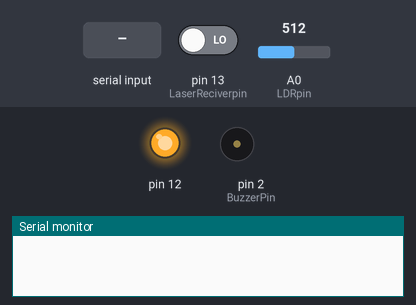
This sketch was run on a simulated Arduino Uno, built with avr-gcc and run on an emulated ATmega328P. Shown: output pins drawn as LEDs (lit = HIGH), buzzer (waves = sounding), the last lines printed to the serial monitor. Inputs (shaded band) come from the test bench; at power-on: pin 13 (LaserReciverpin) LOW, A0 (LDRpin) = 512.

Above: at 1.2 s.
1.3 s: "T" received over Serial
At 2.5 s:
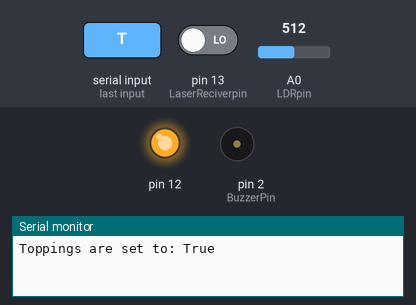
2.8 s: "F" received over Serial
At 3.6 s:
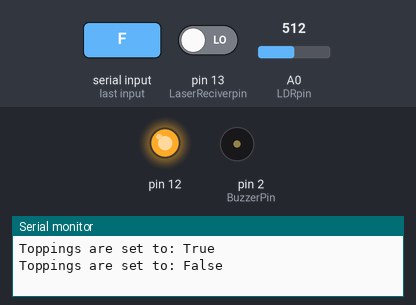
4.3 s: "S" received over Serial
At 4.8 s:
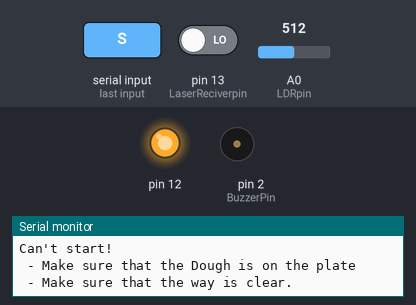
Timing chart, 0 to 7.3 s (numbered marks = the images above; inputs shaded):
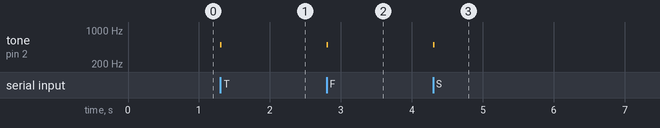

The sketch:

Master.ino
```cpp
/*
   ╔═════════════════════════╗
   ║Category: School Project ║
   ║File Name: Master        ║
   ║Programmer: Noam Cohen   ║
   ║Date: 27/5/2021          ║
   ╚═════════════════════════╝
*/

#include <Arduino.h>

// Bluetooth Assets
char val;
//==================

// LDR Assets
#define LDRpin A0
int maxLight = 500;
int LDRval;
//==================

// Laser Sensor Assets
#define LaserReciverpin 13
boolean LaserVal;
//==================

// Buzzer Assets
#define BuzzerPin 2
int BuzzerTone = 500;
short BuzzerDelay = 20;
//==================

// Switch...Case Assets
boolean isToppings;
#define StatePin 9
#define ToppingStartProcessPin 10
#define CuttingStartProcessPin 11
//==================

// This function checks if the LDR is blocked and that there's nothing in the way to make sure that it's safe to start.
boolean isSecure(boolean laser, int ldrVal) {
  if (laser == HIGH and ldrVal <= maxLight) {
    return true;
  }
  else return false;
}

// This function turns on and off the Buzzer for a short moment.
void Beep() {
  tone(BuzzerPin, BuzzerTone);
  delay(BuzzerDelay);
  noTone(BuzzerPin);
}


void setup() {
  pinMode(LDRpin, INPUT); // LDR Pin setup.
  pinMode(LaserReciverpin, INPUT); // Laser Reciver Pin setup.
  pinMode(BuzzerPin, OUTPUT); // Buzzer Pin setup.
  pinMode(12, OUTPUT); digitalWrite(12, HIGH);

  Serial.begin(9600); // Establish communication at 9600 'baud rate'.

}

void loop() {
  LaserVal = digitalRead(LaserReciverpin); // Checks if the laser is blocked or not.
  LDRval = analogRead(LDRpin); // Reads the LDR sensor value.

  if (Serial.available()) { // Waits for Input.
    val = Serial.read(); // Reads the data that was sent.
    switch (val) { // Takes the data and runs it through statments.
      case 'T': // Sets the toppings options to true.
        Beep();
        isToppings = true;
        digitalWrite(StatePin, isToppings);
        Serial.println("Toppings are set to: True");
        break;

      case 'F': // Sets the toppings options to false.
        Beep();
        isToppings = false;
        digitalWrite(StatePin, isToppings);
        Serial.println("Toppings are set to: False" );
        break;

      case 'S': // Starts the toppings process.
        Beep();
        if (isSecure(LaserVal, LDRval)) {
          digitalWrite(ToppingStartProcessPin, HIGH); // Sends Signal
          delay(10); // short delay
          digitalWrite(ToppingStartProcessPin, LOW); // Turns of the Signal
          Serial.println("Topping Process has started!");
        }
        else {
          Serial.println("Can't start! \n - Make sure that the Dough is on the plate \n - Make sure that the way is clear.");
        }
        break;

      case 's': // Starts the cutting process.
        Beep();
        if (isSecure(LaserVal, LDRval)) {
          digitalWrite(CuttingStartProcessPin, HIGH);
          delay(10); // short delay
          digitalWrite(CuttingStartProcessPin, LOW);
          Serial.println("Cutting Process has started!");

        }
        else {
          Serial.println("Can't start! \n - Make sure that the Pizza is on the plate \n - Make sure that the way is clear.");
        }
        break;

      default:
        Serial.println("Unavailable option");
        break;
    }
  }
}
```

Measured:
- after the input at 1.3 s, tone on pin 2 (BuzzerPin): silent → 500 Hz at once, → silent 0.02 s later
- after the input at 2.8 s, tone on pin 2 (BuzzerPin): silent → 500 Hz at once, → silent 0.02 s later
- after the input at 4.3 s, tone on pin 2 (BuzzerPin): silent → 500 Hz at once, → silent 0.02 s later
